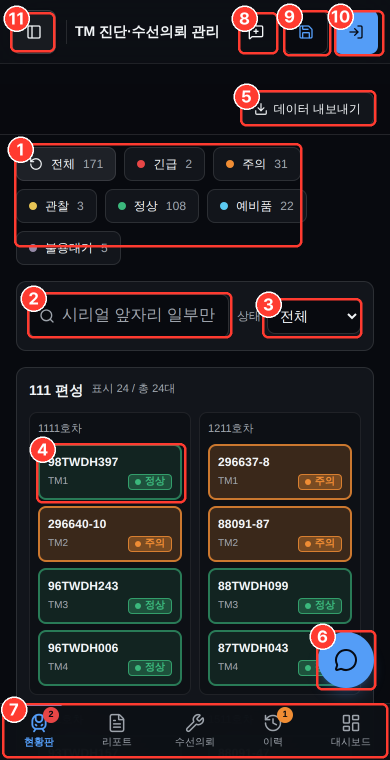
#> input picture migration-data/guide_img/annot/m_board.png, 780 x 1520 px, given in place of pc_records.png, which was not available (shown at 1/2 size)
$ python draw_pc.py
#> lines starting #> are read from the running program, lines starting #| are printed output that depends on the picture; pictures that were not available may be replaced by others from this repository, and a replacement may not be noted
### migration-data/doc_build/pdf/annotate.py
"""가이드용 화면에 번호 표시(빨간 테두리 + 번호 동그라미). 좌표는 CSS px(화면 기준), crop도 CSS px."""
import os
from PIL import Image, ImageDraw, ImageFont

FONT = "/tmp/claude-0/-home-user-jabascriptdemo/6dcd6a5a-6ff8-5a6c-882d-ddd89f5788c7/scratchpad/fonts/pt/package/dist/public/static/Pretendard-Bold.otf"
HERE = os.path.dirname(__file__)
RED = (255, 59, 48)

# name: (dpr, [(번호, x, y, w, h)], crop(x0, y0, x1, y1) | None)
A = {
    "m_board": (2, [(1, 14, 143, 288, 104), (2, 27, 292, 205, 46), (3, 262, 298, 100, 40), (4, 36, 443, 150, 60),
                    (5, 240, 90, 136, 36), (6, 316, 630, 60, 60), (7, 2, 703, 386, 55),
                    (8, 238, 12, 40, 42), (9, 283, 10, 48, 46), (10, 334, 10, 50, 46), (11, 10, 12, 45, 40)], None),
    "m_detail": (2, [(1, 17, 180, 176, 48), (2, 198, 180, 176, 48), (3, 14, 245, 362, 170), (4, 14, 430, 362, 210),
                     (5, 14, 645, 362, 110)], None),
    "m_report": (2, [(1, 14, 135, 362, 48), (2, 8, 203, 372, 92), (3, 8, 305, 372, 45), (4, 8, 358, 372, 44),
                     (5, 38, 532, 316, 42), (6, 38, 580, 316, 44), (7, 38, 630, 316, 46), (8, 38, 688, 154, 44),
                     (9, 38, 742, 316, 46)], (0, 50, 390, 800)),
    "m_report_body": (2, [(1, 14, 827, 362, 258), (2, 14, 1112, 362, 465), (3, 14, 1590, 362, 660), (4, 14, 2298, 362, 205)],
                      (0, 815, 390, 2515)),
    "m_repair_a": (2, [(1, 28, 190, 180, 40), (2, 30, 312, 332, 62), (3, 30, 384, 332, 62), (4, 30, 456, 332, 62),
                       (5, 30, 528, 332, 62), (6, 30, 600, 276, 100), (7, 308, 618, 50, 50)], (0, 90, 390, 705)),
    "m_repair_b": (2, [(8, 30, 712, 332, 190), (9, 45, 905, 305, 170), (10, 30, 1105, 332, 62), (11, 30, 1178, 332, 85),
                       (12, 30, 1280, 332, 46)], (0, 700, 390, 1335)),
    "pc_board": (1.25, [(1, 0, 48, 198, 330), (2, 210, 106, 465, 32), (3, 210, 152, 215, 30), (4, 220, 202, 455, 40),
                        (5, 226, 404, 114, 50), (6, 676, 55, 312, 565), (7, 718, 8, 70, 30), (8, 795, 8, 92, 30),
                        (9, 890, 6, 98, 32), (10, 210, 4, 38, 38)], (0, 0, 1000, 640)),
    "pc_records": (1.25, [(1, 214, 112, 462, 42), (2, 220, 234, 758, 32), (3, 212, 330, 778, 40)], (200, 50, 1000, 560)),
    "pc_record_edit": (1.25, [(1, 250, 100, 250, 112), (2, 502, 100, 248, 112), (3, 250, 225, 500, 170), (4, 250, 405, 500, 58),
                              (5, 250, 470, 500, 38), (6, 250, 512, 500, 68), (7, 642, 60, 82, 28)], (235, 45, 765, 590)),
    "pc_dash": (1.25, [(1, 213, 123, 124, 40), (2, 838, 125, 150, 36), (3, 212, 176, 778, 72), (4, 212, 260, 318, 255),
                       (5, 538, 258, 452, 355), (6, 212, 624, 778, 248)], (200, 50, 1000, 880)),
    "pc_picker": (1.25, [(1, 220, 184, 690, 70), (2, 222, 256, 90, 32), (3, 868, 256, 112, 32)], (200, 110, 1000, 300)),
    "pc_export": (1.25, [(1, 722, 100, 266, 388), (2, 885, 64, 103, 28)], (700, 55, 1000, 495)),
}
A["m_feedback"] = (2, [(1, 22, 188, 348, 50), (2, 318, 272, 52, 46), (3, 22, 320, 348, 142), (4, 22, 520, 348, 46),
                       (5, 22, 580, 348, 40), (6, 22, 630, 348, 46)], (0, 50, 390, 690))
A["m_board_simple"] = (2, [(1, 14, 143, 288, 104), (2, 27, 292, 205, 46), (3, 36, 443, 150, 60), (4, 316, 630, 60, 60),
                           (5, 2, 703, 386, 55), (6, 10, 12, 45, 40)], None)
SRC = {"m_board_simple": "m_board", "m_repair_a": "m_repair", "m_repair_b": "m_repair", "m_report_body": "m_report"}
# 번호 없이 잘라 쓰는 화면
CROP = {
    "m_board_critical": (2, (0, 90, 390, 700)), "m_chat": (2, (0, 50, 390, 760)), "m_chat_answer": (2, (0, 50, 390, 760)),
    "m_chat_repair": (2, (0, 50, 390, 760)), "m_records": (2, (0, 50, 390, 700)),
    "m_dash": (2, (0, 50, 390, 700)),
    "pc_external": (1.25, (200, 50, 1000, 520)), "pc_outsourcing": (1.25, (200, 50, 1000, 400)),
    "pc_dm_manage": (1.25, (200, 50, 1000, 560)), "pc_check": (1.25, (200, 50, 1000, 640)),
    "pc_changes": (1.25, (200, 50, 1000, 640)), "pc_dm_feedback": (1.25, (200, 50, 1000, 330)),
    "pc_integrity": (1.25, (200, 50, 1000, 640)), "pc_raw": (1.25, (200, 50, 1000, 640)),
    "pc_grade": (1.25, (200, 50, 1000, 880)), "pc_grade_settings": (1.25, (200, 50, 1000, 640)),
    "pc_expansion": (1.25, (200, 50, 1000, 600)), "pc_help": (1.25, (200, 50, 1000, 640)),
    "pc_docs": (1.25, (200, 50, 1000, 300)), "pc_analysis": (1.25, (200, 50, 1000, 1150)),
}


K = 1280 / 1000  # PC 좌표는 1000px 축소 그림에서 읽은 값 → 실제 화면(CSS) 좌표로
for _n, (_d, _m, _c) in list(A.items()):
    if _n.startswith("pc_"):
        A[_n] = (_d, [(n, x * K, y * K, w * K, h * K) for n, x, y, w, h in _m], tuple(v * K for v in _c) if _c else None)
for _n, (_d, _c) in list(CROP.items()):
    if _n.startswith("pc_"):
        CROP[_n] = (_d, tuple(v * K for v in _c))


# [26 lines left out: function run, not called in this run]


# [7 lines that do not run on import are left out]

### migration-data/doc_build/pdf/badge.py
"""사진 번호 동그라미 크기: 종이 위에서 빨간 원 지름이 BADGE_MM 이 되도록(사진마다 인쇄 폭이 달라도 같은 크기)."""
import math
BADGE_MM = 5.6   # 본문 번호(16pt)와 같은 지름


def badge_px(w_mm, content_w_css, S):
    """반지름 r(px), 글자 크기(px), 왼쪽 여백 M(css px). 흰 테두리 2S 안쪽이 빨강."""
#> called with w_mm = 170, content_w_css = 1024, S = 1.25
    # 여백 M을 정하면 전체 폭이 바뀌므로 두 번 맞춤
    M = 30
    for _ in range(3):
        mm_per_px = w_mm / ((content_w_css + M) * S)
        red = BADGE_MM / mm_per_px
        r = red / 2 + 2 * S
        M = math.ceil((2 * r + 4 * S) / S) + 2
    return round(r), round(r * 1.15), M


def printed(name, default):
    """배치가 끝난 가이드에서 잰 실제 인쇄 폭(mm). printed_mm.json 은 pdfmod/imgwidths.cjs 로 만듦(쪽을 채우려 사진을 키우므로)."""
    import json, os
    f = os.path.join(os.path.dirname(__file__), "printed_mm.json")
    try:
        return json.load(open(f)).get(name, default)
    except (OSError, ValueError):
        return default

### migration-data/doc_build/pdf/draw_pc.py
"""PC 이력 화면 두 장(pc_records, pc_record_edit): 상자는 요소 둘레, 번호는 상자 왼쪽 바깥(왼쪽 여백 띠). 종이 위 약 5mm."""
import os
from PIL import Image, ImageDraw, ImageFont
from badge import badge_px, BADGE_MM, printed
from annotate import A, FONT, HERE
RED = (235, 51, 42); BG = (247, 249, 252); T = 6
W_MM = {"pc_records": 170, "pc_record_edit": 150}
for name, w_mm in W_MM.items():
    w_mm = printed(name, w_mm)
    dpr, marks, crop = A[name]
    S = dpr
    cx0, cy0, cx1, cy1 = crop
    r, fs, M = badge_px(w_mm, cx1 - cx0, S)
    im = Image.open(f"{HERE}/img/{name}.png").convert("RGB").crop(tuple(round(v * S) for v in crop))
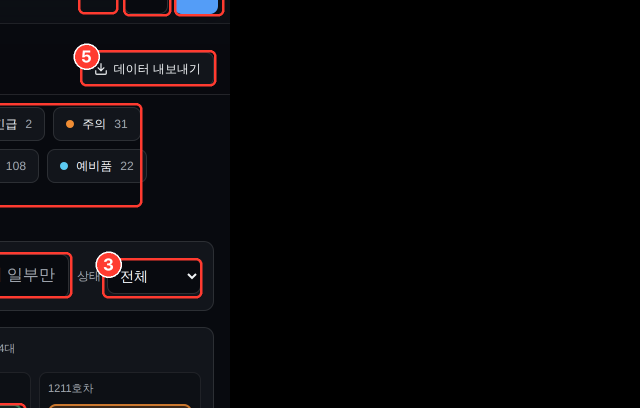
#> im: PIL image 1280x816 RGB (shown at 1/2 size); mean R, G, B 9.9, 7.7, 9.5
    pad, top = round(M * S), round(T * S)
    can = Image.new("RGB", (im.width + pad, im.height + 2 * top), BG); can.paste(im, (pad, top))
#> after `can = Image.new('RGB', (im.width + pad, im.height + 2 * top), BG)`:
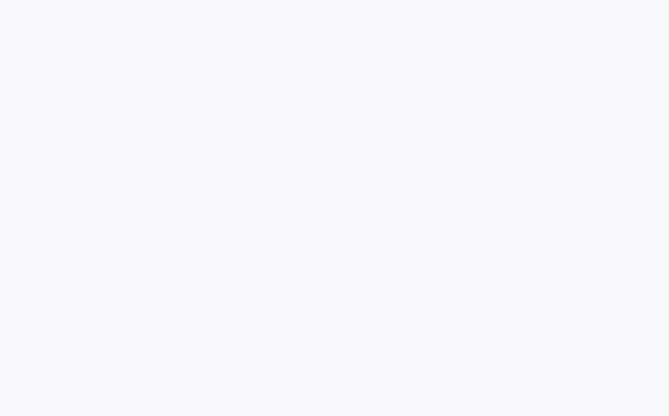
#> can: PIL image 1338x832 RGB (shown at 1/2 size); mean R, G, B 247, 249, 252
#> after `can.paste(im, (pad, top))`:
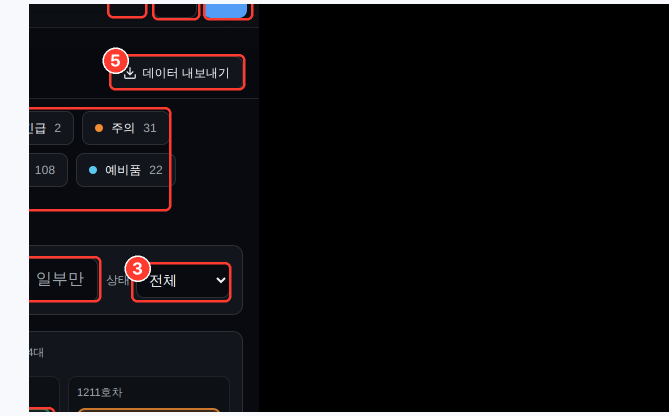
#> can: PIL image 1338x832 RGB (shown at 1/2 size); mean R, G, B 24.6, 22.6, 24.4
    ow = 2   # 흰 테두리(px)
    r = round(BADGE_MM / (w_mm / can.width) / 2 + ow)   # 완성 그림 폭으로 다시 맞춤(반올림 오차 줄이기)
#> r = 24
    g = ImageDraw.Draw(can); f = ImageFont.truetype(FONT, round(r * 1.15))
    for n, x, y, w, h in marks:
        X0, Y0 = round((x - cx0) * S) + pad, round((y - cy0) * S) + top
        X1, Y1 = X0 + round(w * S), Y0 + round(h * S)
        g.rounded_rectangle((X0, Y0, min(X1, can.width - 2), Y1), radius=round(6 * S), outline=RED, width=round(2.5 * S))
        bx, by = max(r + 2, X0 - r - round(2 * S)), max(r + 2, Y0 + r)
        g.ellipse((bx - r, by - r, bx + r, by + r), fill=RED, outline=(255, 255, 255), width=ow)
        t = str(n); tw = g.textlength(t, font=f); g.text((bx - tw / 2, by - f.size * 0.6), t, font=f, fill=(255, 255, 255))
    can.save(f"{HERE}/annot/{name}.png"); print(name, can.size, r)
#> after `can.save(f'{HERE}/annot/{name}.png')`:
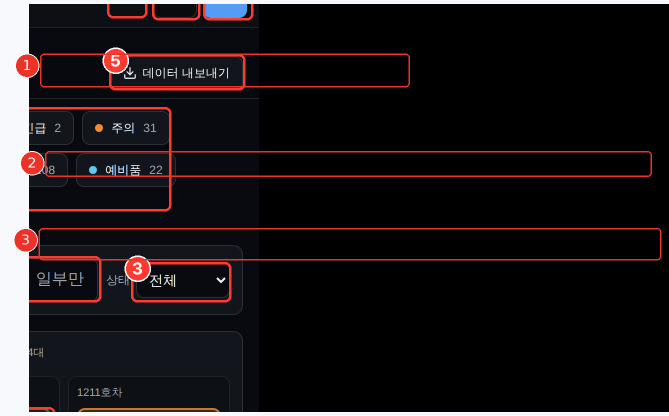
#> saved as pc_records.png: PIL image 1338x832 RGB (shown at 1/2 size); mean R, G, B 29, 23.2, 24.7
#| pc_records (1338, 832) 24
#> pass 2 of the loop `for name, w_mm in W_MM.items():`:
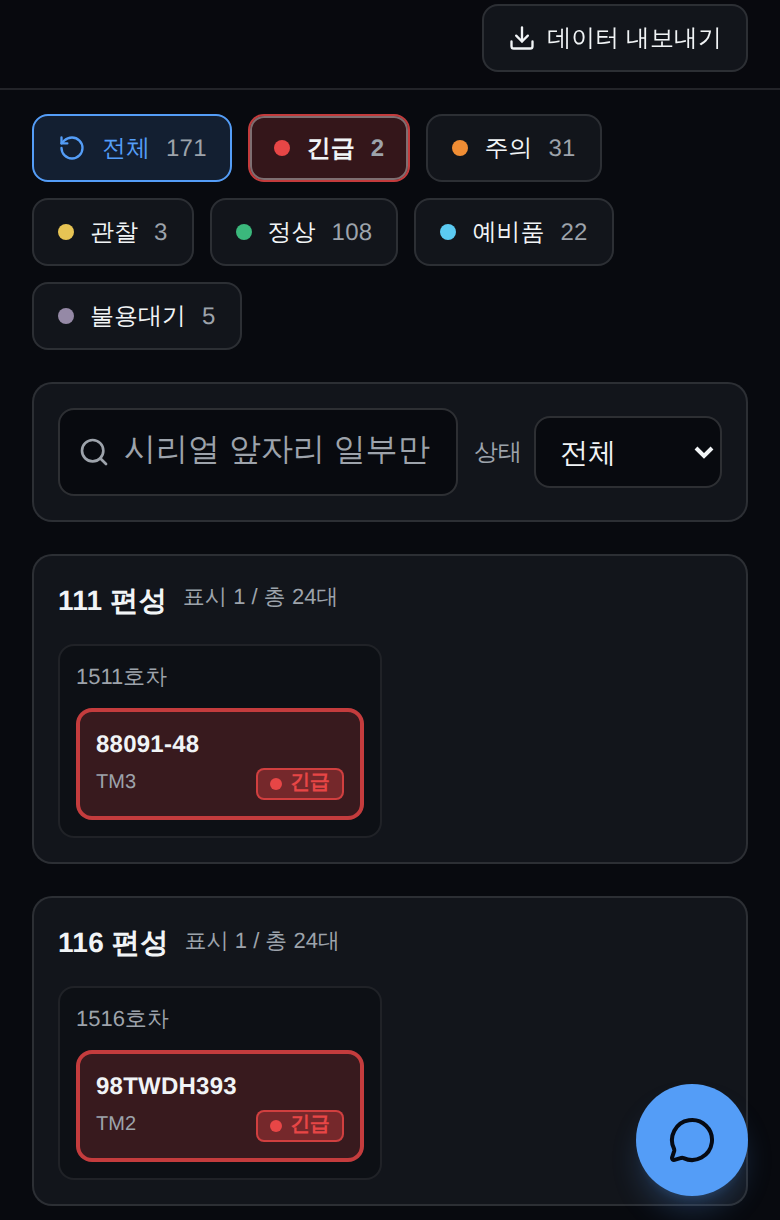
#> input picture migration-data/guide_img/annot/m_board_critical.png, 780 x 1220 px, given in place of pc_record_edit.png, which was not available
#> im: PIL image 848x872 RGB
#> can: PIL image 894x888 RGB
#> `can.paste(im, (pad, top))`:
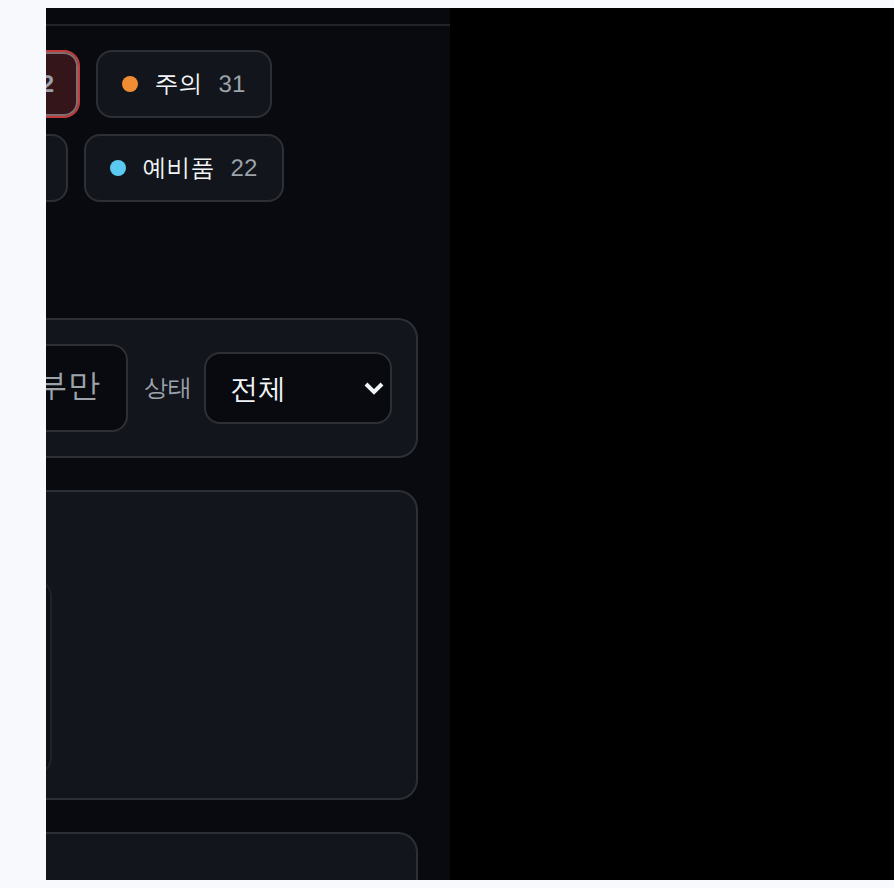
#> can: PIL image 894x888 RGB; mean R, G, B 24, 25.1, 27.7
#> `can.save(f'{HERE}/annot/{name}.png')`:
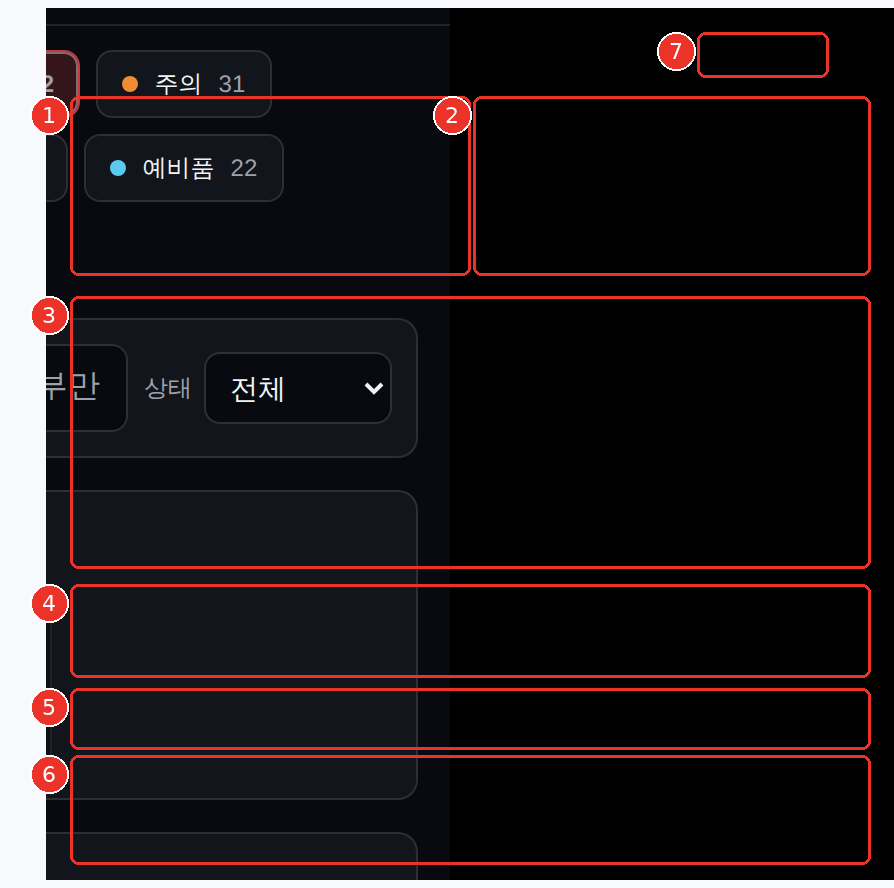
#> saved as pc_record_edit.png: PIL image 894x888 RGB; mean R, G, B 34.2, 27, 29
#| pc_record_edit (894, 888) 19
